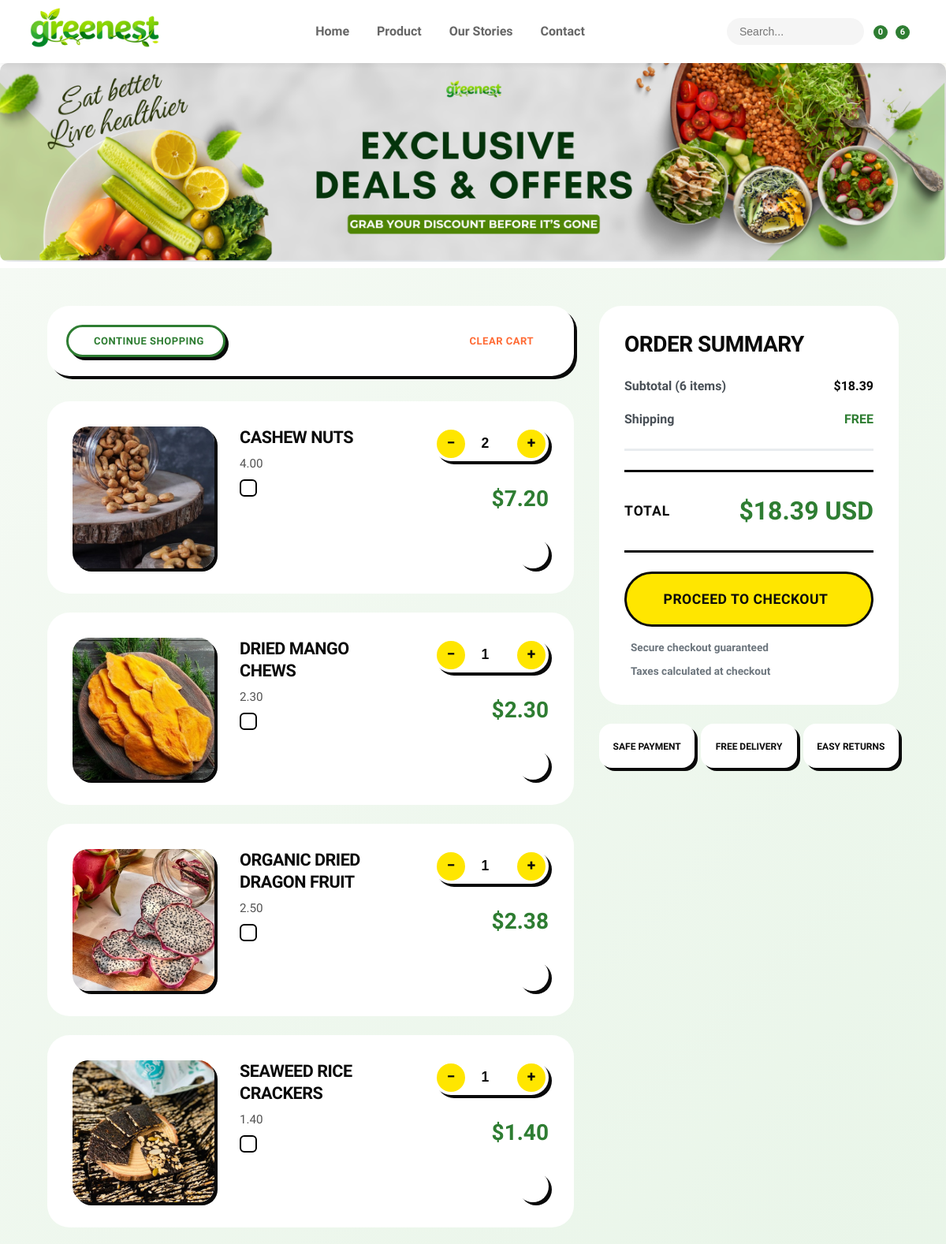
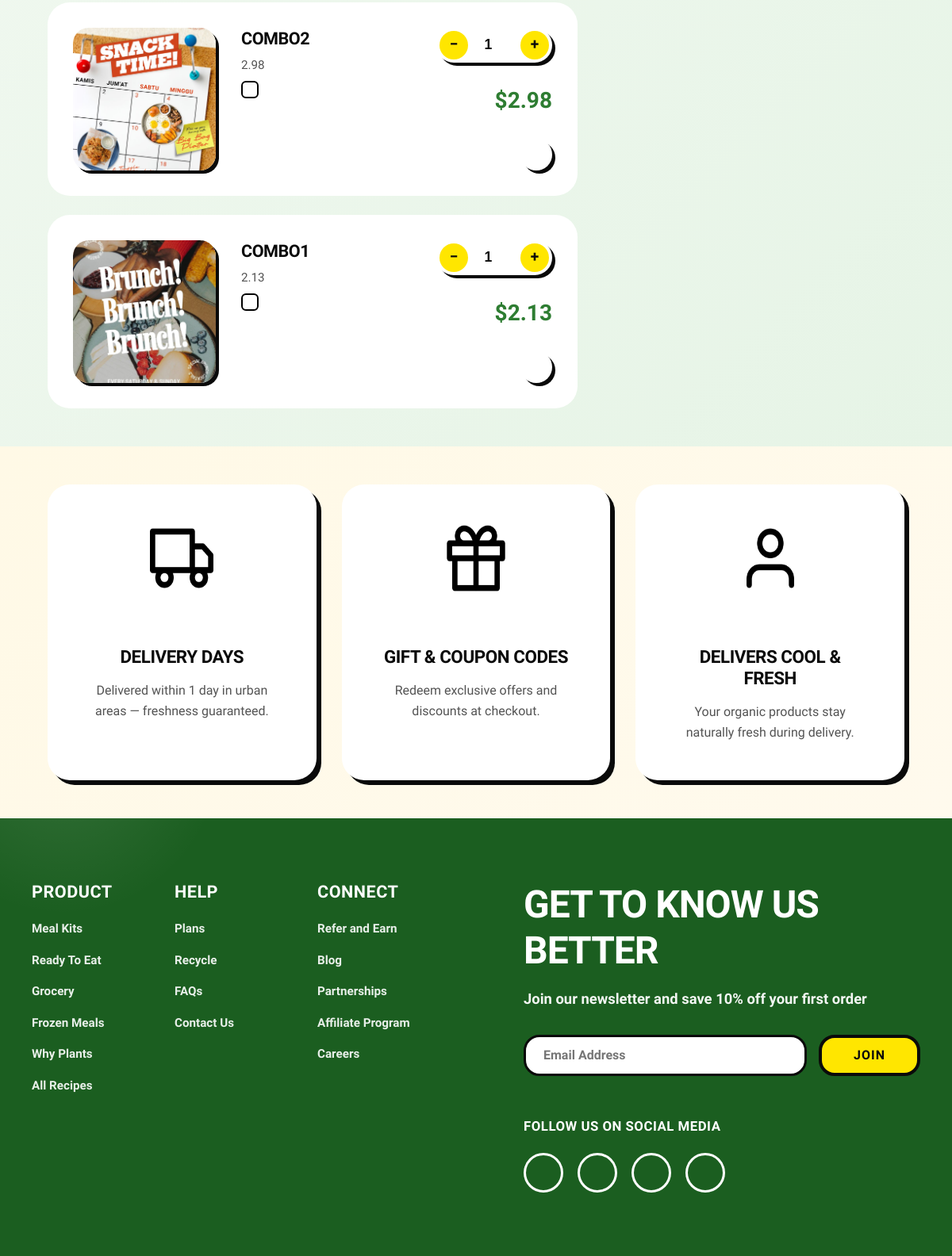
The app's page /cart/ (signed in) with its own data (2 pictures, top to bottom).
### app/models/cart.py (models this page shows, shortened)
class Cart(models.Model):
    user = models.ForeignKey(
        settings.AUTH_USER_MODEL,
        on_delete=models.CASCADE,
        related_name="carts",
        null=True,
        blank=True
    )
    session_key = models.CharField(max_length=100, null=True, blank=True)
    created_at = models.DateTimeField(auto_now_add=True)
    @property
    def subtotal(self):
        total = sum(item.subtotal for item in self.items.all())
        return total or Decimal(0)
    @property
    def total(self):
        return self.subtotal

class CartItem(models.Model):
    cart = models.ForeignKey("Cart", on_delete=models.CASCADE, related_name="items")
    product = models.ForeignKey("Product", on_delete=models.CASCADE, null=True, blank=True)
    combo = models.ForeignKey("Combo", on_delete=models.CASCADE, null=True, blank=True)
    quantity = models.PositiveIntegerField(default=1)
    @property
    def item_price(self):
        if self.combo:
            return Decimal(self.combo.final_price)
        elif self.product:
            return Decimal(self.product.final_price)
        return Decimal(0)
    @property
    def subtotal(self):
        return self.item_price * Decimal(self.quantity)

### app/models/category_product.py (models this page shows, shortened)
class Product(models.Model):
    category = models.ManyToManyField(Category, related_name="products")
    name = models.CharField(max_length=200)
    supplier = models.ForeignKey(Supplier, on_delete=models.SET_NULL, null=True, blank=True, related_name="products")
    certifications = models.ManyToManyField(Certification, related_name="products", blank=True)
    image = models.ImageField(upload_to='products/', null=True, blank=True)
    description = models.TextField(null=True, blank=True)
    detail = models.TextField(null=True, blank=True)
    price = models.DecimalField(max_digits=10, decimal_places=2)
    stock = models.IntegerField(default=0)
    sale = models.BooleanField(default=False)
    discount_percentage = models.FloatField(default=0, null=True, blank=True)
    sale_price = models.DecimalField(max_digits=10, decimal_places=2, null=True, blank=True)
    created_at = models.DateTimeField(auto_now_add=True)
    @property
    def final_price(self):
        if self.sale:
            if self.sale_price and self.sale_price > 0:
                return self.sale_price
            elif self.discount_percentage:
                return Decimal(self.price) * (1 - Decimal(self.discount_percentage) / 100)
        return self.price

### app/models/combo.py (models this page shows, shortened)
class Combo(models.Model):
    name = models.CharField(max_length=200)
    products = models.ManyToManyField("Product", through="ComboItem")
    description = models.TextField(null=True, blank=True)
    image = models.ImageField(upload_to="combos/", null=True, blank=True)
    discount_percentage = models.FloatField(default=0)
    price = models.DecimalField(max_digits=10, decimal_places=2, default=0)
    stock = models.PositiveIntegerField(default=0)
    created_at = models.DateTimeField(auto_now_add=True)
    @property
    def original_price(self):
        total = sum(item.product.price * item.quantity for item in self.comboitem_set.all())
        return Decimal(total).quantize(Decimal("0.01"), rounding=ROUND_HALF_UP)
    @property
    def final_price(self):
        total = self.original_price
        discount = (total * Decimal(self.discount_percentage)) / 100
        return (total - discount).quantize(Decimal("0.01"), rounding=ROUND_HALF_UP)

class ComboItem(models.Model):
    combo = models.ForeignKey(Combo, on_delete=models.CASCADE)
    product = models.ForeignKey("Product", on_delete=models.CASCADE)
    quantity = models.PositiveIntegerField(default=1)

### app/views/view_cart.py (the view)
# urls.py: path('cart/', views.cart, name='cart'),
def cart(request):
    user_cart = get_or_create_cart(request)
    return render(request, "app/cart.html", {"cart": user_cart})

### app/views/view_cart.py (called while the page is built)
def get_or_create_cart(request):
    if request.user.is_authenticated:
        cart, _ = Cart.objects.get_or_create(user=request.user)
    else:
        if not request.session.session_key:
            request.session.create()
        session_key = request.session.session_key
        cart, _ = Cart.objects.get_or_create(session_key=session_key)
    return cart

### app/templates/app/cart.html (shortened to what this page needs)
{% extends "app/base.html" %}
{% load static %}
{% block content %}
<link rel="stylesheet" href="{% static 'app/css/cart.css' %}">
<link rel="stylesheet" href="{% static 'app/css/product_card.css' %}">
<link rel="stylesheet" href="{% static 'app/css/neo_brutalism_global.css' %}">
<link rel="stylesheet" href="{% static 'app/css/cart.css' %}">
<section class="cart-hero">
    <div class="hero-content">
      <img src="{% static 'app/images/banner2.png' %}" alt="Cart Banner" class="hero-image">
  </div>
</section>
<section class="cart-main-section">
  <div class="container">
  <div class="cart-grid">
  <div class="cart-items-wrapper">
    <div class="cart-actions-bar">
      <button class="btn btn-outline btn-sm" onclick="window.location.href='{% url 'productlist' %}'">
        Continue Shopping
      </button>
        <form method="post" action="{% url 'clear_or_remove_selected' %}" style="display:inline;">
          <button type="submit" class="btn btn-ghost btn-sm clear-cart-btn"
                  onclick="return confirm('Are you sure you want to clear the cart?')">
             Clear Cart
          </button>
    </div>
    <div class="cart-items-list">
      {% if cart.items.all %}
        {% for item in cart.items.all %}
          <div class="cart-item">
            <div class="item-image-wrapper">
              {% if item.product %}
                <img src="{{ item.product.image.url }}" alt="{{ item.product.name }}" class="item-image">
              {% elif item.combo %}
                <img src="{{ item.combo.image.url }}" alt="{{ item.combo.name }}" class="item-image">
              {% endif %}
            </div>
            <div class="item-details">
              {% if item.product %}
                <h3 class="item-title">{{ item.product.name }}</h3>
                <p class="item-description">{{ item.product.price }}</p>
              {% elif item.combo %}
                <h3 class="item-title">{{ item.combo.name }}</h3>
                <p class="item-description">{{ item.combo.final_price|floatformat:2 }}</p>
              {% endif %}
              <label class="custom-checkbox">
                <input type="checkbox" name="selected_items" value="{{ item.id }}">
              </label>
            </div>
            <div class="item-actions">
              <div class="quantity-control">
                <a href="{% url 'update_quantity' item.id 'decrease' %}" class="qty-btn minus">−</a>
                <input type="number" value="{{ item.quantity }}" readonly class="qty-input">
                <a href="{% url 'update_quantity' item.id 'increase' %}" class="qty-btn plus">+</a>
              </div>
              <div class="item-price-wrapper">
                <span class="item-price">${{ item.subtotal|floatformat:2 }}</span>
              </div>
              <a href="{% url 'remove_item' item.id %}" class="btn-remove" title="Remove item">
              </a>
            </div>
          </div>
        {% endfor %}
      {% else %}
        <p style="text-align:center; color:var(--gray); padding:32px 0;">
          Your shopping cart is empty.
        </p>
      {% endif %}
    </div>
     </div>
  <div class="checkout-sidebar sticky-sidebar ">
    <div class="summary-card">
      <h2 class="summary-title">Order Summary</h2>
      <div class="summary-details">
        <div class="summary-row">
          <span>Subtotal ({{ cart.items.count }} items)</span>
          <span class="amount">${{ cart.subtotal|floatformat:2 }}</span>
        </div>
        <div class="summary-row">
          <span>Shipping</span>
          <span class="amount shipping-free">FREE</span>
        </div>
      </div>
      <div class="summary-total">
        <span class="total-label">TOTAL</span>
        <span class="total-amount">${{ cart.total|floatformat:2 }} USD</span>
      </div>
      <a href="{% url 'checkout' %}" class="btn btn-primary btn-checkout">
        <span>Proceed to Checkout</span>
      </a>
      <div class="checkout-info">
        <p> Secure checkout guaranteed</p>
        <p> Taxes calculated at checkout</p>
      </div>
    </div>
    <div class="trust-badges">
      <div class="trust-item">
        <span>Safe Payment</span>
      </div>
      <div class="trust-item">
        <span>Free Delivery</span>
      </div>
      <div class="trust-item">
        <span>Easy Returns</span>
      </div>
    </div>
  </div>
</div>
</div>
</section>
<section class="cart-features-section">
  <div class="container">
    <div class="features-grid">
      <div class="feature-card">
      <div class="feature-icon">
      <img src="{% static 'app/images/trans.png' %}" alt="Truck Icon" class="sale-icon">
      </div>
        <h3 class="feature-title">Delivery Days</h3>
          <p class="feature-text">Delivered within 1 day in urban areas — freshness guaranteed.</p>
        </div>
    <div class="feature-card">
      <div class="feature-icon">
      <img src="{% static 'app/images/gift.png' %}" alt="Truck Icon" class="sale-icon">
      </div>
        <h3 class="feature-title">Gift & Coupon Codes</h3>
          <p class="feature-text">Redeem exclusive offers and discounts at checkout.</p>
      </div>
    <div class="feature-card">
      <div class="feature-icon">
      <img src="{% static 'app/images/user.png' %}" alt="Truck Icon" class="sale-icon">
      </div>
        <h3 class="feature-title">Delivers Cool & Fresh</h3>
          <p class="feature-text">Your organic products stay naturally fresh during delivery.</p>
        </div>
    </div>
  </div>
</section>
{% endblock %}

### app/templates/app/base.html (shortened to what this page needs)
{% load static %}
<!DOCTYPE html>
<html lang="vi">
<head>
    <link rel="stylesheet" href="{% static 'app/css/header_footer.css' %}">
    <link rel="stylesheet" href="{% static 'app/css/neo_brutalism_global.css' %}">
    <link rel="stylesheet" href="https://cdn.lineicons.com/4.0/lineicons.css">
</head>
<body>
    <header class="site-header">
        <div class="header-container">
            <a href="{% url 'home' %}" class="logo">
                <img src="{% static 'app/images/newlogo.png' %}" alt="GreenNest Logo" class="logo-img">
            </a>
            <nav class="navbar">
                <ul class="nav-menu">
                    <li class="nav-item {% if request.path == '/' %}active{% endif %}">
                        <a href="{% url 'home' %}" class="nav-link">Home</a>
                    </li>
                    <li class="nav-item {% if '/productlist' in request.path %}active{% endif %}">
                        <a href="{% url 'productlist' %}" class="nav-link">Product</a>
                    </li>
                    <li class="nav-item {% if '/blog' in request.path %}active{% endif %}">
                        <a href="{% url 'blog' %}" class="nav-link">Our Stories</a>
                    </li>
                    <li class="nav-item {% if '/contact' in request.path %}active{% endif %}">
                        <a href="{% url 'contact' %}" class="nav-link">Contact</a>
                    </li>
                </ul>
            </nav>
            <div class="header-tools">
                <div class="header-search">
                    <form action="{% url 'search' %}" method="GET" class="search-form">
                        <input type="text" name="q" placeholder="Search..." class="search-input"
                            value="{{ request.GET.q|default:'' }}">
                        <button type=" submit" class="search-btn" aria-label="Submit search">
                             </button>
                    </form>
                </div>
                <div class="wishlist-wrapper">
                    <a href="#" class="icon-btn wishlist-icon" aria-label="Wishlist">
                         <span class="badge wishlist-count">0</span>
                    </a>
                </div>
                <div class="cart-wrapper">
                    <a href="{% url 'cart' %}" class="icon-btn" aria-label="Shopping Cart">
                         <span class="badge">{{ cart.items.count|default:0 }}</span>
                    </a>
                </div>
                <div class="user-wrapper">
                    {% if request.user.is_authenticated %}
                    <a href="#" class="icon-btn" aria-label="Account">
                    </a>
                    {% else %}
                    <a href="{% url 'auth' %}">
                        <h4>Login</h4>
                    </a>
                    {% endif %}
                </div>
            </div>
        </div>
    </header>
    <main>
        {% block content %}{% endblock %}
    </main>
    <footer class="newsletter-footer">
        <div class="footer-container">
            <div class="footer-links-side">
                <div class="footer-column">
                    <h4 class="footer-links-title">Product</h4>
                    <ul>
                        <li><a href="#">Meal Kits</a></li>
                        <li><a href="#">Ready To Eat</a></li>
                        <li><a href="#">Grocery</a></li>
                        <li><a href="#">Frozen Meals</a></li>
                        <li><a href="#">Why Plants</a></li>
                        <li><a href="#">All Recipes</a></li>
                    </ul>
                </div>
                <div class="footer-column">
                    <h4 class="footer-links-title">Help</h4>
                    <ul>
                        <li><a href="#">Plans</a></li>
                        <li><a href="#">Recycle</a></li>
                        <li><a href="#">FAQs</a></li>
                        <li><a href="#">Contact Us</a></li>
                    </ul>
                </div>
                <div class="footer-column">
                    <h4 class="footer-links-title">Connect</h4>
                    <ul>
                        <li><a href="#">Refer and Earn</a></li>
                        <li><a href="#">Blog</a></li>
                        <li><a href="#">Partnerships</a></li>
                        <li><a href="#">Affiliate Program</a></li>
                        <li><a href="#">Careers</a></li>
                    </ul>
                </div>
            </div>
            <div class="footer-content-side">
                <h2 class="footer-title">Get to Know Us Better</h2>
                <p class="footer-description">Join our newsletter and save 10% off your first order</p>
                <form class="newsletter-form">
                    <input type="email" class="email-input" placeholder="Email Address" required>
                    <button type="submit" class="join-button">JOIN</button>
                </form>
                <div class="social-media-section">
                    <p class="social-title">Follow us on social media</p>
                    <div class="social-icons">
                        <a href="#" class="social-icon" aria-label="Instagram">
                        </a>
                        <a href="#" class="social-icon" aria-label="Facebook">
                        </a>
                        <a href="#" class="social-icon" aria-label="TikTok">
                        </a>
                        <a href="#" class="social-icon" aria-label="YouTube">
                        </a>
                    </div>
                </div>
            </div>
        </div>
    </footer>
</body>
</html>

### records on screen
Cart: items.count "6", subtotal "18.39", total "18.39"
CartItem: product.image (picture), product.name "CASHEW NUTS", product.price "4.00", quantity "2", subtotal "7.20"
CartItem: product.image (picture), product.name "DRIED MANGO CHEWS", product.price "2.30", quantity "1", subtotal "2.30"
CartItem: product.image (picture), product.name "ORGANIC DRIED DRAGON FRUIT", product.price "2.50", quantity "1", subtotal "2.38"
CartItem: product.image (picture), product.name "SEAWEED RICE CRACKERS", product.price "1.40", quantity "1", subtotal "1.40"
CartItem: combo.image (picture), combo.name "COMBO2", combo.final_price "2.98", quantity "1", subtotal "2.98"
CartItem: combo.image (picture), combo.name "COMBO1", combo.final_price "2.13", quantity "1", subtotal "2.13"
